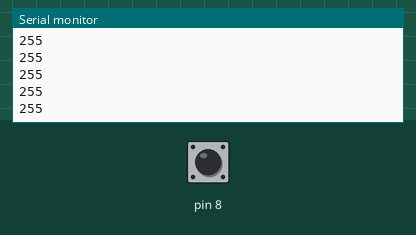
Recording of a sketch running on a simulated Arduino Uno, built with avr-gcc and run on an emulated ATmega328P. Shown: the last lines printed to the serial monitor. The test bench sets the inputs (shaded band); at power-on: pin 8 HIGH. EEPROM starts erased.

Above: at 1.2 s.
1.3 s: pin 8 pulled LOW for 0.25 s
At 1.79 s:
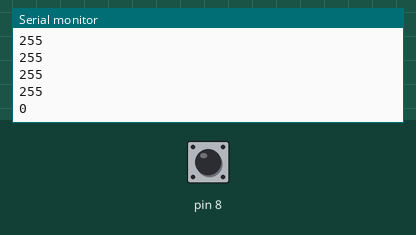
3.0 s: pin 8 pulled LOW for 1 s
At 3.51 s:
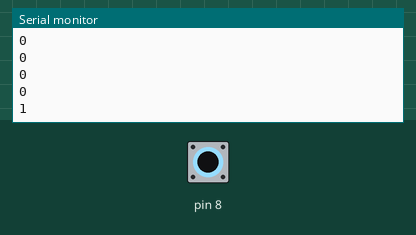
5.5 s: pin 8 pulled LOW for 0.25 s
At 6.04 s:
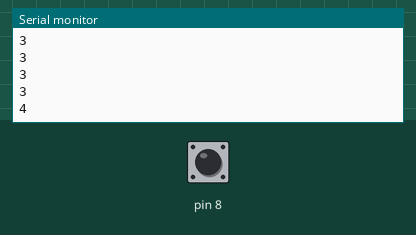
Timing chart, 0 to 8.5 s (numbered marks = the images above; inputs shaded):
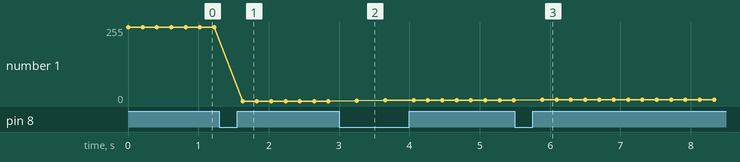

The sketch:

Lab_4.ino
```cpp
  uint8_t value = 0;
  uint8_t value_out;

void setup() {
  Serial.begin(9600);

  DDRB &= ~(1 << PB0); //Setting PB0 as an input
  PORTB |= (1 << PB0); //Pull-up resistor

  EEARL = 0x00; // EPROM ADDRESS

  EECR |= (1 << EERE); //Fetching previous value from address to EEDR
  value = EEDR; //Copying EEDR value into variable

    // while ((EECR & (1 << EEPE)));
    // EEDR = value;
    // EECR |= (1 << EEMPE);
    // EECR |= (1 << EEPE);


}

void loop() {

  //Checks if button is pressed and if yes increments the value.
  if(~(PINB) & (1 <<PB0)){
    value += 1;
    delay(200); //Short delay for button debounce
  }

  while ((EECR & (1 << EEPE))){
    //Wait until EEPROM write operation is finished
  }
    EEDR = value; // Copying our value into Data Register
    EECR |= (1 << EEMPE); //Changing the Control Register status into write
    EECR |= (1 << EEPE); //Start Writing

  while (EECR & (1 << EEPE)){
    //Wait until EEPROM write operation is finished
  }
  EECR |= (1 << EERE); //Read Enable
  value_out = EEDR; //Store EEDR value into Variable

  //print
  Serial.print(value_out);
  Serial.print("\n");
  delay(200);


}
```

Measured:
- after the input at 1.3 s, the serial monitor: prints a new line after 0.33 s (image 1)
- after the input at 3.0 s, the serial monitor: prints a new line after 0.25 s (image 2)
- after the input at 5.5 s, the serial monitor: prints a new line after 0.39 s (image 3)
- plotted number 1: 255 → 0 after the input at 1.3 s, 0 → 3 after the input at 3.0 s, 3 → 4 after the input at 5.5 s
